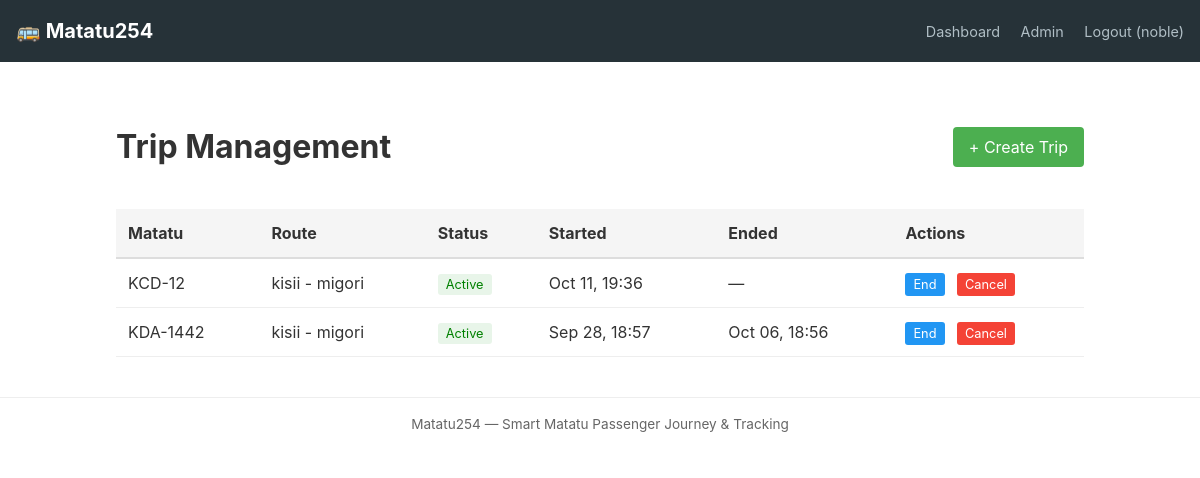
The page /management/trips/ (signed in) on the database its author committed.
### accounts/models.py (models this page shows, shortened)
class User(AbstractUser):
  PASSANGER = 'PASSANGER'
  CONDUCTOR = 'CONDUCTOR'
  ADMIN = 'ADMIN'
  ROLE_CHOICES = [
    (PASSANGER, 'Passenger'),
    (CONDUCTOR, 'Conductor'),
    (ADMIN, 'Admin')
  ]
  phone_number = models.CharField(max_length=15, unique=True, blank=True, null=True)
  role = models.CharField(max_length=20, choices=ROLE_CHOICES, default=PASSANGER)
  matatu = models.ForeignKey(
    'fleet.Matatu',
    on_delete=models.SET_NULL,
    null=True,
    blank=True,
    related_name='conductor',
    help_text='Matatu assigned to this conductor (1:1 per MVP)'
  )
  created_at = models.DateTimeField(auto_now_add=True)
  updated_at = models.DateTimeField(auto_now=True)

### trips/models.py (models this page shows, shortened)
class ActiveTrip(models.Model):
  class Status(models.TextChoices):
    CREATED = "created", "Created"
    ACTIVE = "active", "Active"
    COMPLETED = "completed", "Completed"
    CANCELLED = "cancelled", "Cancelled"
  matatu = models.ForeignKey(Matatu, on_delete=models.CASCADE)
  route = models.ForeignKey(Route, on_delete=models.CASCADE)
  start_time = models.DateTimeField(auto_now_add=True)
  end_time = models.DateTimeField(null=True, blank=True)
  status = models.CharField(
    max_length=9,
    choices=Status.choices,
    default=Status.CREATED,
  )
  current_latitude = models.DecimalField(
      max_digits=9, decimal_places=6, null=True, blank=True
  )
  current_longitude = models.DecimalField(
      max_digits=9, decimal_places=6, null=True, blank=True
  )
  last_ping_at = models.DateTimeField(null=True, blank=True)

### fleet/models.py (models this page shows, shortened)
class Matatu(models.Model):
	registration_number = models.CharField(max_length=20, unique=True)
	operator = models.CharField(max_length=255)
	owner = models.ForeignKey(settings.AUTH_USER_MODEL, on_delete=models.CASCADE, related_name="matatus", null=True, blank=True)
	created_at = models.DateTimeField(auto_now_add=True)

### r_outes/models.py (models this page shows, shortened)
class Route(models.Model):
    name = models.CharField(max_length=100, unique=True)
    description = models.TextField(max_length=150, blank=True)

### management/views.py (the view)
# urls.py: path("trips/", views.trip_list, name="trip-list"),
@login_required
@user_passes_test(is_admin)
def trip_list(request):
    trips = ActiveTrip.objects.select_related('matatu', 'route').order_by('-start_time')
    return render(request, "management/trip_list.html", {'trips': trips})

### management/views.py (called while the page is built)
def is_admin(user):
    return user.is_authenticated and user.role == 'ADMIN'

### management/templates/management/trip_list.html (shortened to what this page needs)
{% extends 'base.html' %}
{% block content %}
  <div style="max-width: 1000px; margin: 0 auto; padding: 1rem;">
    <header style="display: flex; justify-content: space-between; align-items: center; margin-bottom: 1rem;">
      <h1>Trip Management</h1>
      <a href="{% url 'management:trip-create' %}" style="padding: 0.5rem 1rem; background: #4caf50; color: white; text-decoration: none; border-radius: 4px;">+ Create Trip</a>
    </header>
    {% if trips %}
      <div style="overflow-x: auto;">
        <table style="width: 100%; border-collapse: collapse;">
          <thead>
            <tr style="background: #f5f5f5;">
              <th style="padding: 0.75rem; text-align: left; border-bottom: 2px solid #ddd;">Matatu</th>
              <th style="padding: 0.75rem; text-align: left; border-bottom: 2px solid #ddd;">Route</th>
              <th style="padding: 0.75rem; text-align: left; border-bottom: 2px solid #ddd;">Status</th>
              <th style="padding: 0.75rem; text-align: left; border-bottom: 2px solid #ddd;">Started</th>
              <th style="padding: 0.75rem; text-align: left; border-bottom: 2px solid #ddd;">Ended</th>
              <th style="padding: 0.75rem; text-align: left; border-bottom: 2px solid #ddd;">Actions</th>
            </tr>
          </thead>
          <tbody>
            {% for t in trips %}
              <tr style="border-bottom: 1px solid #eee;">
                <td style="padding: 0.75rem;">{{ t.matatu.registration_number }}</td>
                <td style="padding: 0.75rem;">{{ t.route.name }}</td>
                <td style="padding: 0.75rem;">
                  <span style="
                    text-transform: capitalize;
                    padding: 0.2rem 0.5rem;
                    border-radius: 3px;
                    font-size: 0.8rem;
                    background:
                      {% if t.status == 'active' %}#e8f5e9
                      {% elif t.status == 'completed' %}#e3f2fd
                      {% elif t.status == 'cancelled' %}#fce4ec
                      {% else %}#fff3e0{% endif %};
                    color:
                      {% if t.status == 'active' %}green
                      {% elif t.status == 'completed' %}blue
                      {% elif t.status == 'cancelled' %}red
                      {% else %}orange{% endif %};
                  ">
                    {{ t.get_status_display }}
                  </span>
                </td>
                <td style="padding: 0.75rem;">{{ t.start_time|date:"M d, H:i" }}</td>
                <td style="padding: 0.75rem;">{{ t.end_time|date:"M d, H:i"|default:'—' }}</td>
                <td style="padding: 0.75rem;">
                  {% if t.status == 'created' %}
                    <a href="{% url 'management:trip-start' t.pk %}" style="margin-right: 0.5rem; padding: 0.25rem 0.5rem; background: #4caf50; color: white; text-decoration: none; border-radius: 3px; font-size: 0.8rem;">Start</a>
                    <a href="{% url 'management:trip-cancel' t.pk %}" style="padding: 0.25rem 0.5rem; background: #f44336; color: white; text-decoration: none; border-radius: 3px; font-size: 0.8rem;">Cancel</a>
                  {% elif t.status == 'active' %}
                    <a href="{% url 'management:trip-end' t.pk %}" style="margin-right: 0.5rem; padding: 0.25rem 0.5rem; background: #2196f3; color: white; text-decoration: none; border-radius: 3px; font-size: 0.8rem;">End</a>
                    <a href="{% url 'management:trip-cancel' t.pk %}" style="padding: 0.25rem 0.5rem; background: #f44336; color: white; text-decoration: none; border-radius: 3px; font-size: 0.8rem;">Cancel</a>
                  {% else %}
                    <span style="color: #999;">—</span>
                  {% endif %}
                </td>
              </tr>
            {% endfor %}
          </tbody>
        </table>
      </div>
    {% else %}
      <p style="color: #666;">No trips yet.</p>
    {% endif %}
  </div>
{% endblock %}

### templates/base.html (shortened to what this page needs)
<!DOCTYPE html>
<html lang="en">
<head>
</head>
<body>
  <header class="site-header">
    <div class="container">
      <h1>🚌 Matatu254</h1>
      <nav>
        {% if user.is_authenticated %}
          <a href="{% url 'core:dashboard' %}">Dashboard</a>
          {% if user.role == 'ADMIN' %}
            <a href="/admin/">Admin</a>
          {% endif %}
          <a href="{% url 'accounts:logout' %}">Logout ({{ user.username }})</a>
        {% else %}
          <a href="{% url 'accounts:login' %}">Login</a>
          <a href="{% url 'accounts:register' %}">Register</a>
        {% endif %}
      </nav>
    </div>
  </header>
  <main class="main" id="main-content">
    {% block content %}{% endblock %}
  </main>
  <footer>
    Matatu254 — Smart Matatu Passenger Journey & Tracking
  </footer>
</body>
</html>

### templates/base.html (style rules this page uses)
* { box-sizing: border-box; }
body { font-family: -apple-system, BlinkMacSystemFont, "Segoe UI", Roboto, sans-serif; margin: 0; line-height: 1.5; color: #333; }
.site-header { background: #263238; color: white; padding: 1rem; }
.site-header .container { max-width: 1200px; margin: 0 auto; display: flex; justify-content: space-between; align-items: center; }
.site-header h1 { margin: 0; font-size: 1.25rem; }
.site-header nav a { color: #b0bec5; text-decoration: none; margin-left: 1rem; font-size: 0.9rem; }
.main { max-width: 1200px; margin: 0 auto; padding: 1.5rem 1rem; }
footer { border-top: 1px solid #eee; padding: 1rem; text-align: center; color: #666; font-size: 0.85rem; }

### rows shown on the page
User: username "noble"
ActiveTrip: matatu.registration_number "KCD-12", route.name "kisii - migori", status "Active", start_time "Oct 11, 19:36", end_time "—", shows "End"
ActiveTrip: matatu.registration_number "KDA-1442", route.name "kisii - migori", status "Active", start_time "Sep 28, 18:57", end_time "Oct 06, 18:56", shows "End"
